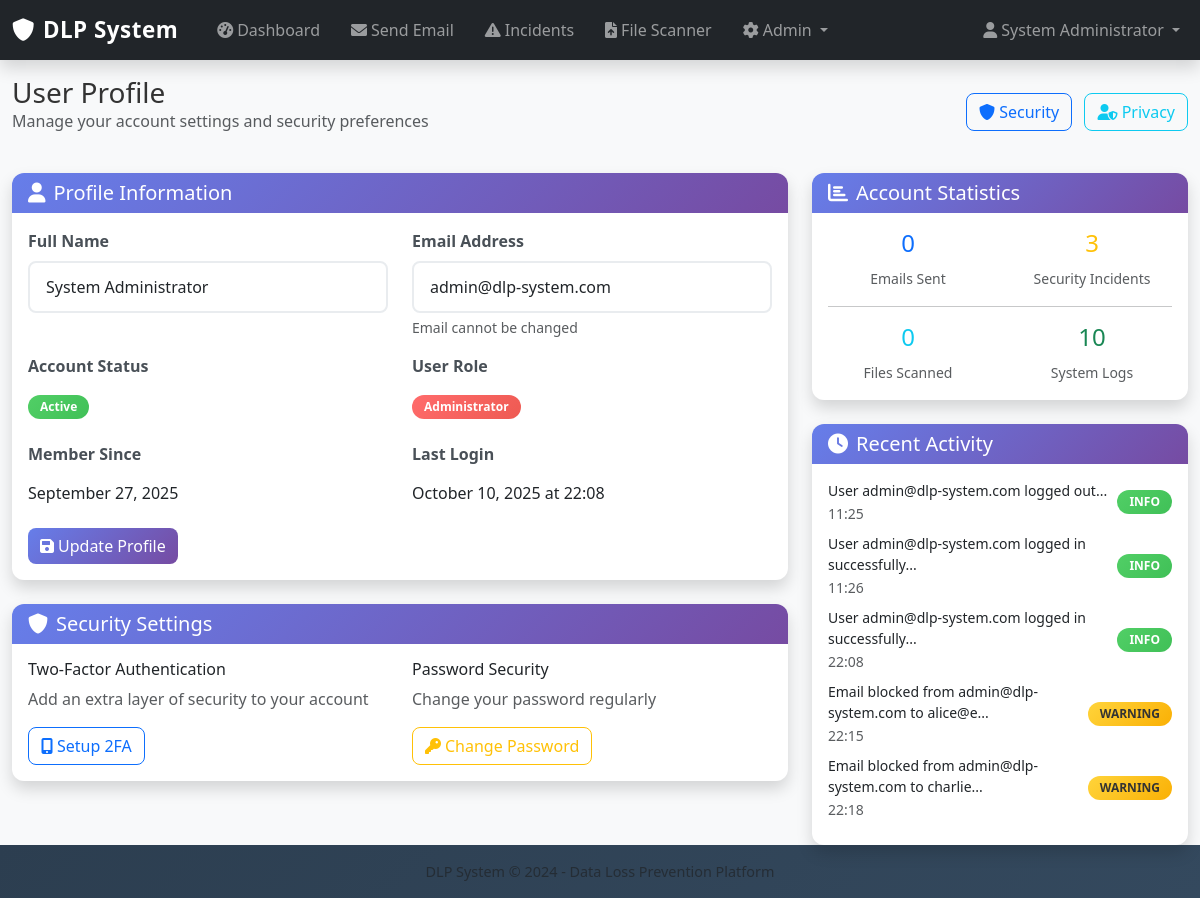
/auth/profile (signed in), run on the app's committed database.
### models.py (models this page shows, shortened)
class User(UserMixin, db.Model):
    id = db.Column(db.Integer, primary_key=True)
    email = db.Column(db.String(120), unique=True, nullable=False, index=True)
    name = db.Column(db.String(100), nullable=False)
    password_hash = db.Column(db.String(128))
    is_admin = db.Column(db.Boolean, default=False)
    is_active = db.Column(db.Boolean, default=True)
    created_at = db.Column(db.DateTime, default=datetime.utcnow)
    last_login = db.Column(db.DateTime)
    sent_emails = db.relationship('EmailLog', foreign_keys='EmailLog.sender_id', backref='sender', lazy='dynamic')
    received_emails = db.relationship('EmailLog', foreign_keys='EmailLog.recipient_id', backref='recipient', lazy='dynamic')

class SystemLog(db.Model):
    id = db.Column(db.Integer, primary_key=True)
    level = db.Column(db.String(20), nullable=False)  # INFO, WARNING, ERROR, CRITICAL
    message = db.Column(db.Text, nullable=False)
    user_id = db.Column(db.Integer, db.ForeignKey('user.id'))
    ip_address = db.Column(db.String(45))
    user_agent = db.Column(db.Text)
    timestamp = db.Column(db.DateTime, default=datetime.utcnow, index=True)
    user = db.relationship('User', backref='logs')

### auth.py (the view)
@auth_bp.route('/profile', methods=['GET', 'POST'])
@login_required
def profile():
    if request.method == 'POST':
        current_user.name = request.form.get('name', current_user.name)
        db.session.commit()
        flash('Profile updated successfully!', 'success')
        return redirect(url_for('auth.profile'))
    return render_template('auth/profile.html', user=current_user)

### app.py (called while the page is built)
@login_manager.user_loader
def load_user(user_id):
    return User.query.get(int(user_id))

### templates/auth/profile.html (shortened to what this page needs)
{% extends "base.html" %}
{% block content %}
<div class="container-fluid">
    <div class="d-flex justify-content-between align-items-center mb-4">
        <div>
            <h1 class="h3 mb-0">User Profile</h1>
            <p class="text-muted">Manage your account settings and security preferences</p>
        </div>
        <div>
            <a href="{{ url_for('security_recommendations') }}" class="btn btn-outline-primary me-2">
                <i class="fas fa-shield-alt"></i> Security
            </a>
            <a href="{{ url_for('gdpr_data_subject_info') }}" class="btn btn-outline-info">
                <i class="fas fa-user-shield"></i> Privacy
            </a>
        </div>
    </div>
    <div class="row">
        <div class="col-lg-8">
            <div class="card shadow mb-4">
                <div class="card-header">
                    <h5 class="mb-0">
                        <i class="fas fa-user me-2"></i>Profile Information
                    </h5>
                </div>
                <div class="card-body">
                    <form method="POST">
                        <div class="row">
                            <div class="col-md-6">
                                <div class="mb-3">
                                    <label for="name" class="form-label">Full Name</label>
                                    <input type="text" class="form-control" id="name" name="name"
                                           value="{{ user.name }}" required>
                                </div>
                            </div>
                            <div class="col-md-6">
                                <div class="mb-3">
                                    <label for="email" class="form-label">Email Address</label>
                                    <input type="email" class="form-control" id="email" name="email"
                                           value="{{ user.email }}" required readonly>
                                    <div class="form-text">Email cannot be changed</div>
                                </div>
                            </div>
                        </div>
                        <div class="row">
                            <div class="col-md-6">
                                <div class="mb-3">
                                    <label class="form-label">Account Status</label>
                                    <div class="form-control-plaintext">
                                        {% if user.is_active %}
                                            <span class="badge bg-success">Active</span>
                                        {% else %}
                                            <span class="badge bg-danger">Inactive</span>
                                        {% endif %}
                                    </div>
                                </div>
                            </div>
                            <div class="col-md-6">
                                <div class="mb-3">
                                    <label class="form-label">User Role</label>
                                    <div class="form-control-plaintext">
                                        {% if user.is_admin %}
                                            <span class="badge bg-danger">Administrator</span>
                                        {% else %}
                                            <span class="badge bg-primary">User</span>
                                        {% endif %}
                                    </div>
                                </div>
                            </div>
                        </div>
                        <div class="row">
                            <div class="col-md-6">
                                <div class="mb-3">
                                    <label class="form-label">Member Since</label>
                                    <div class="form-control-plaintext">
                                        {{ user.created_at.strftime('%B %d, %Y') }}
                                    </div>
                                </div>
                            </div>
                            <div class="col-md-6">
                                <div class="mb-3">
                                    <label class="form-label">Last Login</label>
                                    <div class="form-control-plaintext">
                                        {% if user.last_login %}
                                            {{ user.last_login.strftime('%B %d, %Y at %H:%M') }}
                                        {% else %}
                                            <span class="text-muted">Never</span>
                                        {% endif %}
                                    </div>
                                </div>
                            </div>
                        </div>
                        <button type="submit" class="btn btn-primary">
                            <i class="fas fa-save me-1"></i>Update Profile
                        </button>
                    </form>
                </div>
            </div>
            <div class="card shadow mb-4">
                <div class="card-header">
                    <h5 class="mb-0">
                        <i class="fas fa-shield-alt me-2"></i>Security Settings
                    </h5>
                </div>
                <div class="card-body">
                    <div class="row">
                        <div class="col-md-6">
                            <h6>Two-Factor Authentication</h6>
                            <p class="text-muted">Add an extra layer of security to your account</p>
                            <a href="{{ url_for('security_2fa_setup') }}" class="btn btn-outline-primary">
                                <i class="fas fa-mobile-alt me-1"></i>Setup 2FA
                            </a>
                        </div>
                        <div class="col-md-6">
                            <h6>Password Security</h6>
                            <p class="text-muted">Change your password regularly</p>
                            <button class="btn btn-outline-warning" data-bs-toggle="modal" data-bs-target="#changePasswordModal">
                                <i class="fas fa-key me-1"></i>Change Password
                            </button>
                        </div>
                    </div>
                </div>
            </div>
        </div>
        <div class="col-lg-4">
            <div class="card shadow mb-4">
                <div class="card-header">
                    <h5 class="mb-0">
                        <i class="fas fa-chart-bar me-2"></i>Account Statistics
                    </h5>
                </div>
                <div class="card-body">
                    <div class="row text-center">
                        <div class="col-6">
                            <div class="h4 text-primary">{{ user.email_logs|length }}</div>
                            <small class="text-muted">Emails Sent</small>
                        </div>
                        <div class="col-6">
                            <div class="h4 text-warning">{{ user.incidents|length }}</div>
                            <small class="text-muted">Security Incidents</small>
                        </div>
                    </div>
                    <hr>
                    <div class="row text-center">
                        <div class="col-6">
                            <div class="h4 text-info">{{ user.file_scans|length }}</div>
                            <small class="text-muted">Files Scanned</small>
                        </div>
                        <div class="col-6">
                            <div class="h4 text-success">{{ user.logs|length }}</div>
                            <small class="text-muted">System Logs</small>
                        </div>
                    </div>
                </div>
            </div>
            <div class="card shadow">
                <div class="card-header">
                    <h5 class="mb-0">
                        <i class="fas fa-clock me-2"></i>Recent Activity
                    </h5>
                </div>
                <div class="card-body">
                    {% if user.logs %}
                        {% for log in user.logs[-5:] %}
                        <div class="d-flex justify-content-between align-items-center mb-2">
                            <div>
                                <div class="small">{{ log.message[:50] }}...</div>
                                <small class="text-muted">{{ log.timestamp.strftime('%H:%M') }}</small>
                            </div>
                            <span class="badge bg-{{ 'success' if log.level == 'INFO' else 'warning' if log.level == 'WARNING' else 'danger' }}">
                                {{ log.level }}
                            </span>
                        </div>
                        {% endfor %}
                    {% else %}
                        <p class="text-muted text-center py-3">No recent activity</p>
                    {% endif %}
                </div>
            </div>
        </div>
    </div>
</div>
{% endblock %}

### templates/base.html (shortened to what this page needs)
<!doctype html>
<html lang="en">
<head>
  <link href="https://cdn.jsdelivr.net/npm/bootstrap@5.3.3/dist/css/bootstrap.min.css" rel="stylesheet">
  <link href="https://cdnjs.cloudflare.com/ajax/libs/font-awesome/6.0.0/css/all.min.css" rel="stylesheet">
  <link href="{{ url_for('static', filename='style.css') }}" rel="stylesheet">
</head>
<body>
  {% if current_user.is_authenticated %}
  <nav class="navbar navbar-expand-lg navbar-dark bg-dark shadow">
    <div class="container-fluid">
      <a class="navbar-brand" href="{{ url_for('dashboard') }}">
        <i class="fas fa-shield-alt me-2"></i>DLP System
      </a>
      <div class="collapse navbar-collapse" id="navbarNav">
        <ul class="navbar-nav me-auto">
          <li class="nav-item">
            <a class="nav-link" href="{{ url_for('dashboard') }}">
              <i class="fas fa-tachometer-alt me-1"></i>Dashboard
            </a>
          </li>
          <li class="nav-item">
            <a class="nav-link" href="{{ url_for('send_email') }}">
              <i class="fas fa-envelope me-1"></i>Send Email
            </a>
          </li>
          <li class="nav-item">
            <a class="nav-link" href="{{ url_for('incidents') }}">
              <i class="fas fa-exclamation-triangle me-1"></i>Incidents
            </a>
          </li>
          <li class="nav-item">
            <a class="nav-link" href="{{ url_for('file_scanner_page') }}">
              <i class="fas fa-file-upload me-1"></i>File Scanner
            </a>
          </li>
          {% if current_user.is_admin %}
          <li class="nav-item dropdown">
            <a class="nav-link dropdown-toggle" href="#" id="adminDropdown" role="button" data-bs-toggle="dropdown">
              <i class="fas fa-cog me-1"></i>Admin
            </a>
          </li>
          {% endif %}
        </ul>
        <ul class="navbar-nav">
          <li class="nav-item dropdown">
            <a class="nav-link dropdown-toggle" href="#" id="userDropdown" role="button" data-bs-toggle="dropdown">
              <i class="fas fa-user me-1"></i>{{ current_user.name }}
            </a>
          </li>
        </ul>
      </div>
    </div>
  </nav>
  {% endif %}
  {% block content %}{% endblock %}
  {% if current_user.is_authenticated %}
  <footer class="footer mt-auto py-3 bg-light">
    <div class="container text-center">
      <span class="text-muted">DLP System &copy; 2024 - Data Loss Prevention Platform</span>
    </div>
  </footer>
  {% endif %}
</body>
</html>

### static/style.css (style rules this page uses)
body { background-color: #f8f9fa; font-family: "Segoe UI", Roboto, Arial, sans-serif; color: #333; min-height: 100vh; display: flex; flex-direction: column; }
.navbar-brand { font-weight: bold; font-size: 1.4rem; letter-spacing: 0.5px; }
.nav-link { margin-left: 15px; transition: color 0.2s ease-in-out; }
.card { border-radius: 12px; box-shadow: 0px 4px 12px rgba(0, 0, 0, 0.1); transition: all 0.3s ease; border: none; }
.card-header { background: linear-gradient(135deg, #667eea 0%, #764ba2 100%); color: white; border-radius: 12px 12px 0 0 !important; border: none; font-weight: 600; }
.btn { border-radius: 8px; font-weight: 500; transition: all 0.3s ease; }
.btn-primary { background: linear-gradient(135deg, #667eea 0%, #764ba2 100%); border: none; }
.form-control { border-radius: 8px; border: 2px solid #e9ecef; transition: all 0.3s ease; padding: 12px 16px; }
.form-label { font-weight: 600; color: #495057; margin-bottom: 8px; }
.badge { font-size: 0.75rem; padding: 6px 12px; border-radius: 20px; font-weight: 600; }
.badge.bg-danger { background: linear-gradient(135deg, #ff6b6b, #ee5a52) !important; }
.badge.bg-success { background: linear-gradient(135deg, #51cf66, #40c057) !important; }
.badge.bg-warning { background: linear-gradient(135deg, #ffd43b, #fab005) !important; color: #333 !important; }
.footer { background: linear-gradient(135deg, #2c3e50, #34495e); color: #ecf0f1; text-align: center; padding: 20px; margin-top: auto; font-size: 0.9rem; }

### data on the page
User: name "System Administrator", email "admin@dlp-system.com", created_at "September 27, 2025", last_login "October 10, 2025 at 22:08"
SystemLog: message "User admin@dlp-system.com logged out", timestamp "11:25", level "INFO"
SystemLog: message "User admin@dlp-system.com logged in successfully", timestamp "11:26", level "INFO"
SystemLog: message "User admin@dlp-system.com logged in successfully", timestamp "22:08", level "INFO"
SystemLog: message "Email blocked from admin@dlp-system.com to alice@e", timestamp "22:15", level "WARNING"
SystemLog: message "Email blocked from admin@dlp-system.com to charlie", timestamp "22:18", level "WARNING"

### other printed values
{{ user.email_logs|length }} "0"
{{ user.incidents|length }} "3"
{{ user.file_scans|length }} "0"
{{ user.logs|length }} "10"
